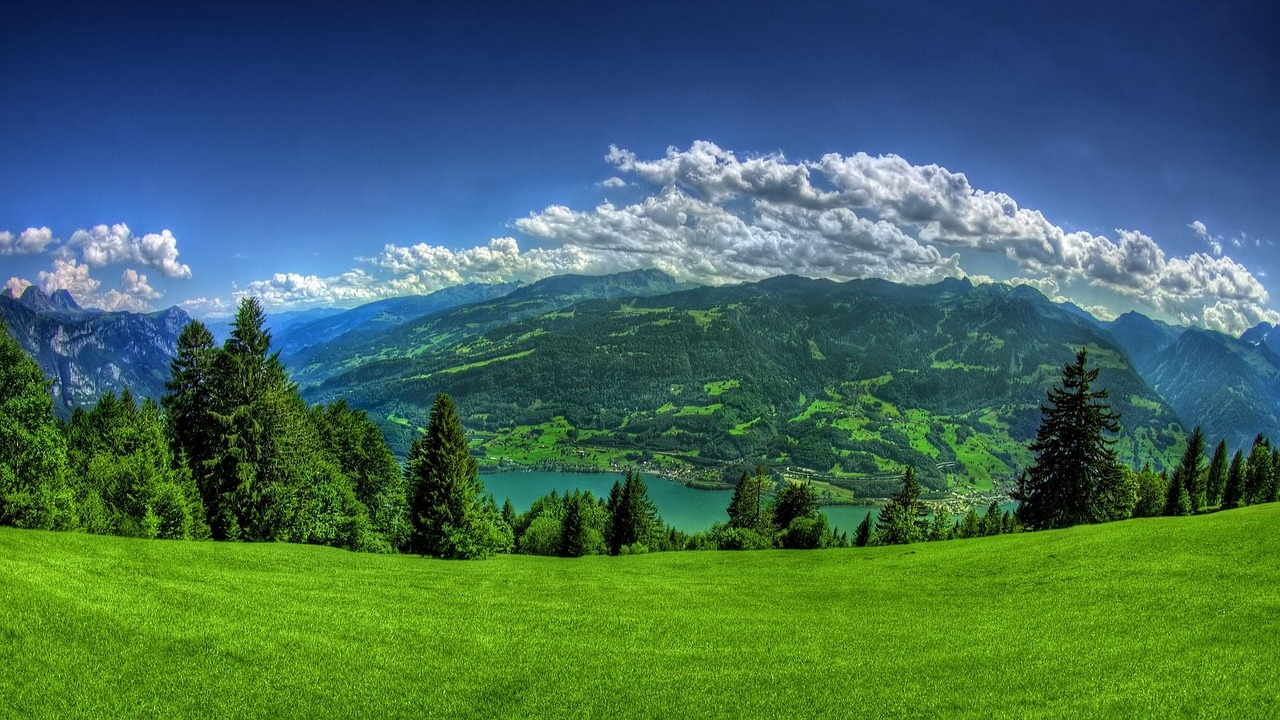
#> input picture beautiful-natural-image-1844362_1280.jpg, 1280 x 720 px
$ python -i image_processing.py   (imports and definitions only)
#> lines starting #> are read from the running program, lines starting #| are printed output that depends on the picture; after the words box and inside, x2 and y2 are one past the last pixel; in counts of white or black regions, pixels touching at a corner belong together
#> further down, picture is the input picture: PIL image 1280x720 RGB; mean R, G, B 68, 106.7, 89
"""
Image processing functions
Contains all image transformation and processing operations
"""

from typing import Optional
from PIL import Image
import numpy as np
from scipy.ndimage import gaussian_filter, median_filter, laplace, sobel


# -------------------------
# Helper: Otsu
# -------------------------
def otsu_threshold(arr: np.ndarray) -> int:
    """
    Compute Otsu threshold for a 2D uint8 array. Returns int in [0,255].
    """
    flat = arr.ravel()
    counts, _ = np.histogram(flat, bins=256, range=(0,256))
    total = flat.size
    sum_total = (np.arange(256) * counts).sum()
    sum_b = 0.0
    w_b = 0.0
    max_var = 0.0
    threshold = 0
    for i in range(256):
        w_b += counts[i]
        if w_b == 0:
            continue
        w_f = total - w_b
        if w_f == 0:
            break
        sum_b += i * counts[i]
        m_b = sum_b / w_b
        m_f = (sum_total - sum_b) / w_f
        var_between = w_b * w_f * (m_b - m_f) ** 2
        if var_between > max_var:
            max_var = var_between
            threshold = i
    return int(threshold)

def _between_var_from_counts(counts: np.ndarray, t: int) -> float:
    """Compute between-class variance given histogram counts and threshold t (counts length 256)."""
    counts = counts.astype(np.float64)
    w_b = counts[: t+1].sum()
    w_f = counts[t+1 :].sum()
    if w_b == 0 or w_f == 0:
        return 0.0
    mu_b = (np.arange(0, t+1) * counts[: t+1]).sum() / w_b
    mu_f = (np.arange(t+1, 256) * counts[t+1 :]).sum() / w_f
    return w_b * w_f * (mu_b - mu_f) ** 2

# -------------------------
# Public: to_grayscale (backwards-compatible name)
# -------------------------
# [60 lines left out: functions to_grayscale, to_binary_info, not called in this run]

# -------------------------
# Backwards-compatible simple function
# -------------------------
def to_binary(image: Image.Image, threshold: Optional[int] = None) -> Image.Image:
    """
    Backwards-compatible to_binary used by app.py.
    - If `threshold` is an int (0-255): use it (manual mode).
    - If `threshold` is None: perform auto selection between Average and Otsu.

    Returns a PIL.Image (RGB) — safe to display in Streamlit.
    """
    if image is None:
        raise ValueError("to_binary: image is None")

    # ensure grayscale array for computations
    gray = image.convert('L')
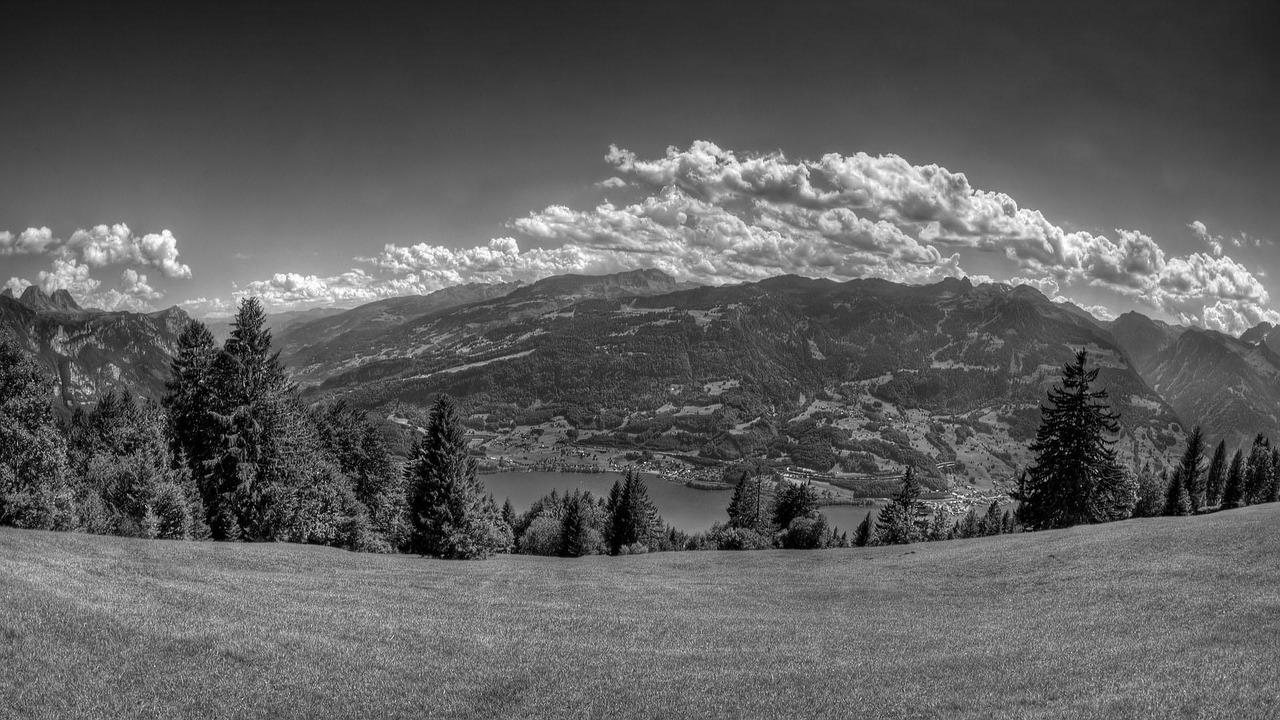
#> gray: PIL image 1280x720 L; min 0, max 255, mean 93.1
    arr = np.array(gray, dtype=np.uint8)

    # Manual threshold path
    if threshold is not None:
        t = int(max(0, min(255, int(round(threshold)))))
        bin_arr = (arr >= t).astype(np.uint8) * 255
        return Image.fromarray(bin_arr, mode='L').convert("RGB")

    # Auto-selection path: compute both and choose by between-class variance
    # average
    avg_t = float(arr.mean())
#> avg_t = 93.11
    avg_bin_arr = (arr >= avg_t).astype(np.uint8) * 255
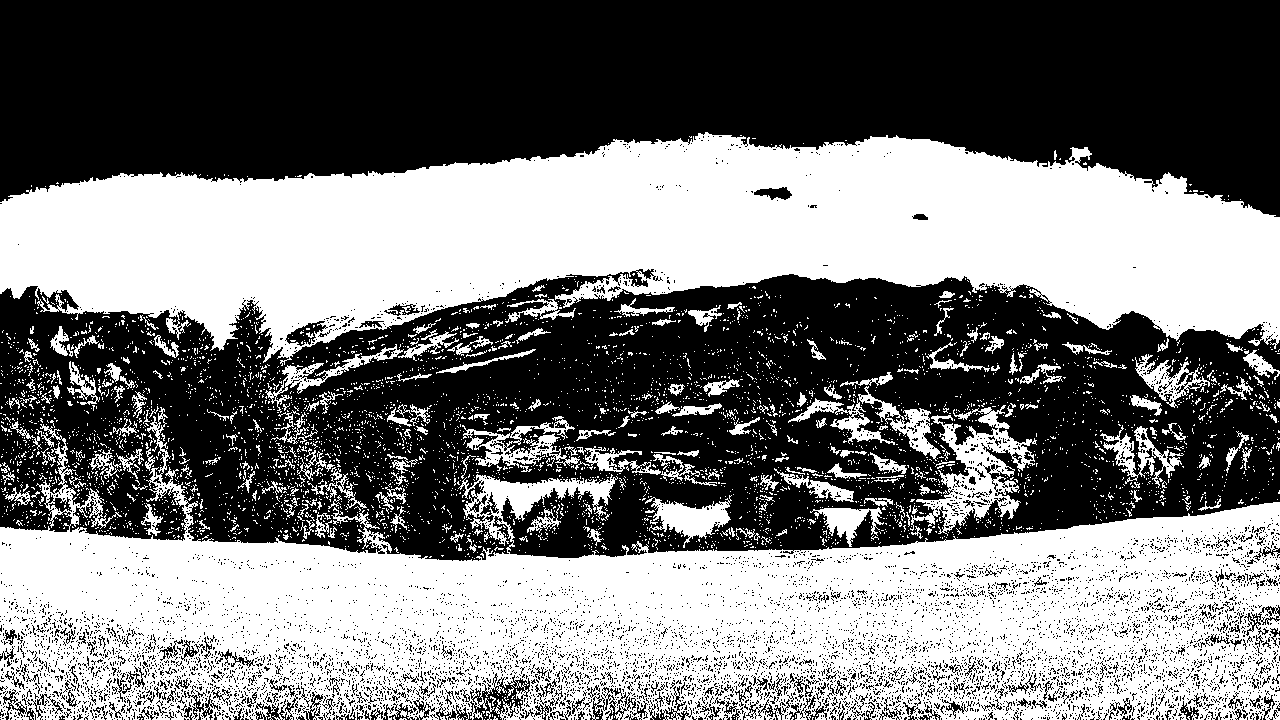
#> avg_bin_arr: shape (720, 1280); 47% white; 4480 white regions (4221 under 20 px), largest, box (x1, y1, x2, y2) and area: (0, 407, 1280, 720) 204910, (0, 132, 1280, 366) 178395, (910, 405, 1037, 536) 5451
    # otsu
    otsu_t = otsu_threshold(arr)
#> in otsu_threshold, `counts, _ = np.histogram(flat, bins=256, range=(0,256))`: counts = 256 values, max 9209 at index 58, min 5 at index 255, mean 3600
#> in otsu_threshold, `sum_total = (np.arange(256) * counts).sum()`: sum_total = 85813889
#> the loop in otsu_threshold, `for i in range(256):` made 256 passes
#> (w_b, w_f, sum_b, m_b, m_f, max_var) on passes 1 to 12: (902, 920698, 0, 0, 93.21, 7.21e+12), (3271, 918329, 2369, 0.724, 93.44, 2.58e+13), (5230, 916370, 6287, 1.2, 93.64, 4.1e+13), (6616, 914984, 10445, 1.58, 93.78, 5.15e+13), (8530, 913070, 18101, 2.12, 93.96, 6.57e+13), (10268, 911332, 26791, 2.61, 94.13, 7.84e+13), (12025, 909575, 37333, 3.1, 94.3, 9.1e+13), (13398, 908202, 46944, 3.5, 94.44, 1.01e+14), (14970, 906630, 59520, 3.98, 94.59, 1.11e+14), (16551, 905049, 73749, 4.46, 94.74, 1.22e+14), (17847, 903753, 86709, 4.86, 94.86, 1.31e+14), (19377, 902223, 103539, 5.34, 95, 1.41e+14)
#> after the loop in otsu_threshold, `for i in range(256):`: max_var = 1.02e+15; sum_b = 85812614; threshold = 97; w_b = 921600
#> otsu_t = 97
    otsu_bin_arr = (arr >= otsu_t).astype(np.uint8) * 255
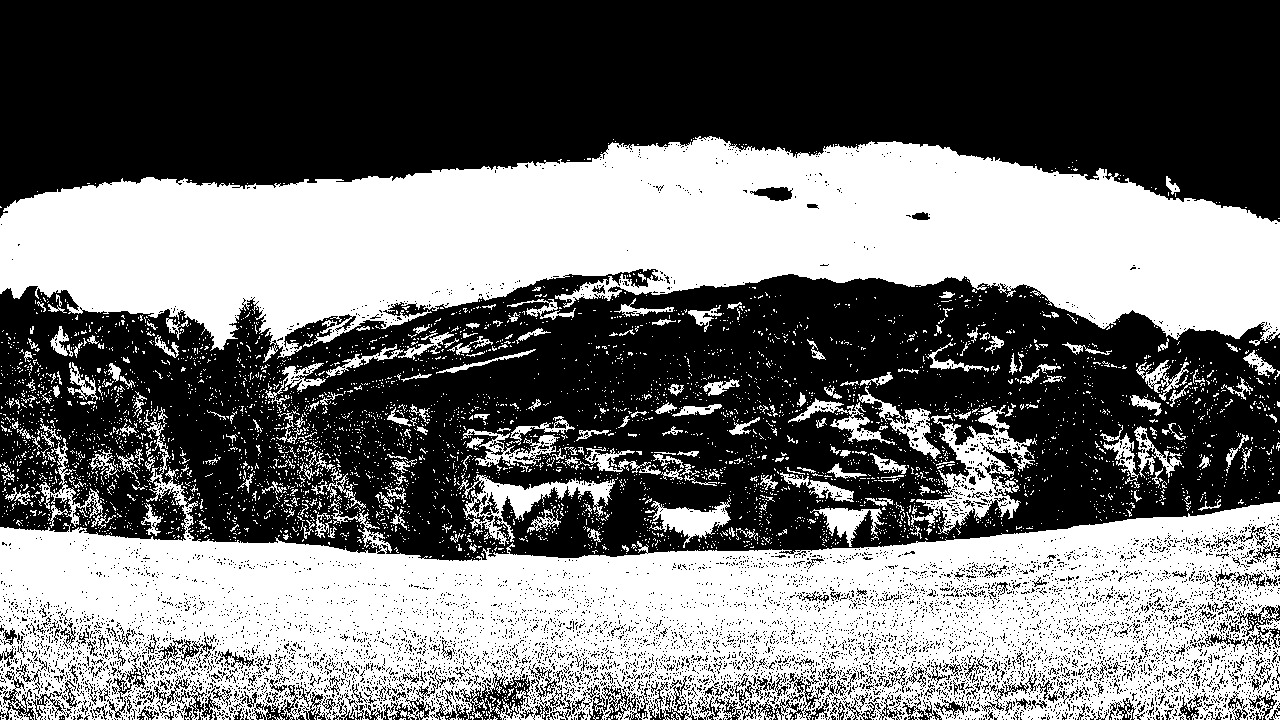
#> otsu_bin_arr: shape (720, 1280); 44.5% white; 4534 white regions (4273 under 20 px), largest, box (x1, y1, x2, y2) and area: (0, 407, 1280, 720) 191529, (0, 136, 1280, 363) 168709, (911, 405, 1037, 535) 5071

    counts, _ = np.histogram(arr.ravel(), bins=256, range=(0,256))
    bv_avg = _between_var_from_counts(counts, int(round(avg_t)))
#> in _between_var_from_counts, `w_b = counts[: t+1].sum()`: w_b = 488307
#> in _between_var_from_counts, `w_f = counts[t+1 :].sum()`: w_f = 433293
#> in _between_var_from_counts, `mu_b = (np.arange(0, t+1) * counts[: t+1]).sum() / w_b`: mu_b = 60.54
#> in _between_var_from_counts, `mu_f = (np.arange(t+1, 256) * counts[t+1 :]).sum() / w_f`: mu_f = 129.8
    bv_otsu = _between_var_from_counts(counts, int(round(otsu_t)))

    # Heuristic: choose Otsu if it gives a noticeably higher between-class variance
    chosen = 'otsu' if (bv_otsu > 1.1 * bv_avg) else 'avg'

    if chosen == 'otsu':
        return Image.fromarray(otsu_bin_arr, mode='L').convert("RGB")
    else:
        return Image.fromarray(avg_bin_arr, mode='L').convert("RGB")


# -------------------------
# Affine transform operations
# -------------------------
# [528 lines left out: functions translate, scale, rotate, shear_x, shear_y, apply_affine and 15 more, not called in this run]

>>> from PIL import Image
>>> picture = Image.open('beautiful-natural-image-1844362_1280.jpg')
>>> result = to_binary(picture)
